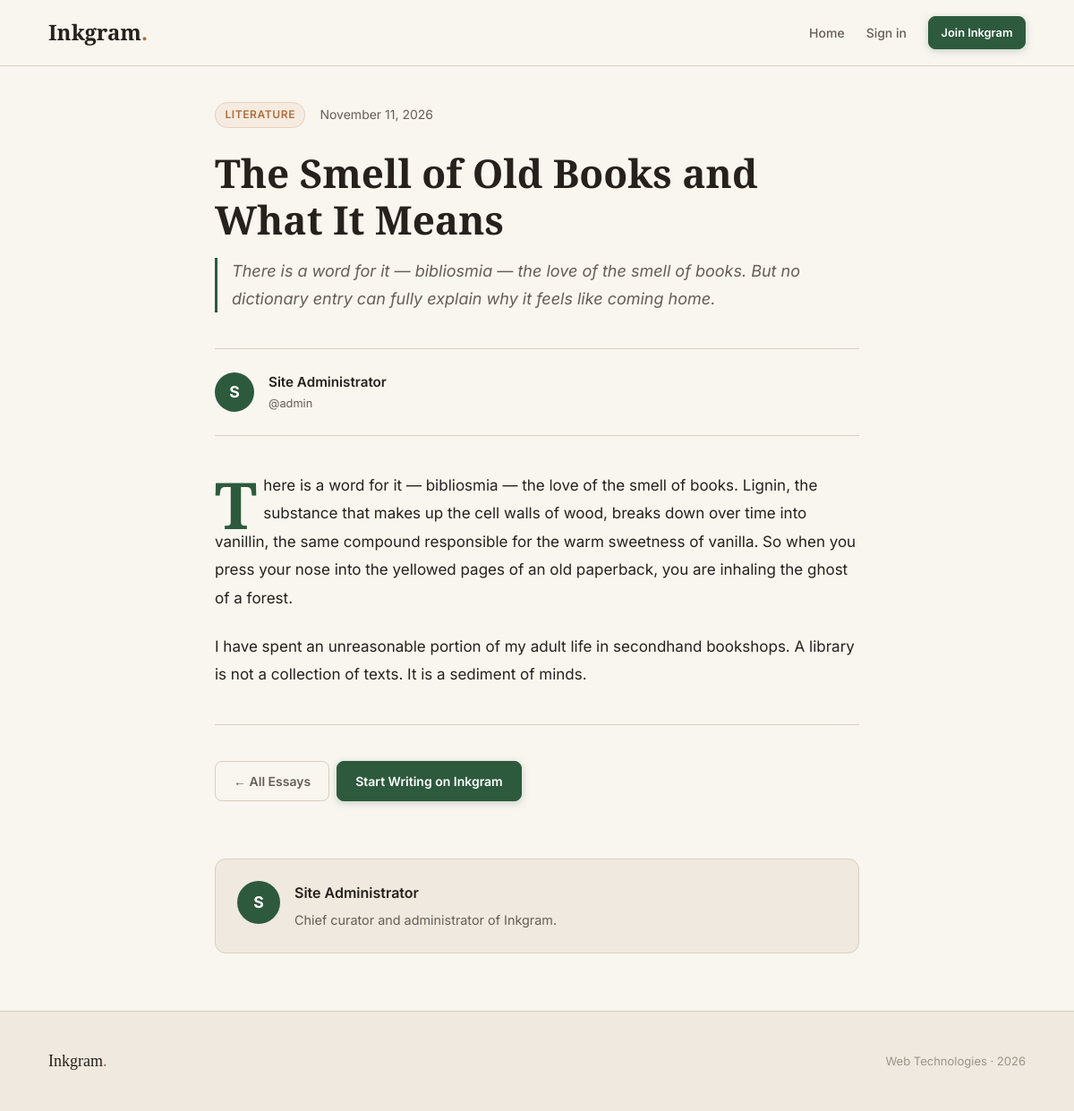
Screenshot of /view_post.php?slug=smell-of-old-books with the database file from the repository.
### tables this page shows
CREATE TABLE IF NOT EXISTS posts (
  id INT(11) NOT NULL AUTO_INCREMENT,
  user_id INT(11) NOT NULL,
  category_id INT(11) DEFAULT NULL,
  title VARCHAR(255) NOT NULL,
  slug VARCHAR(255) NOT NULL UNIQUE,
  excerpt TEXT DEFAULT NULL,
  content LONGTEXT NOT NULL,
  created_at DATETIME NOT NULL DEFAULT CURRENT_TIMESTAMP,
  updated_at DATETIME NOT NULL DEFAULT CURRENT_TIMESTAMP ON UPDATE CURRENT_TIMESTAMP,
  PRIMARY KEY (id),
  FOREIGN KEY (user_id) REFERENCES users(id) ON DELETE CASCADE,
  FOREIGN KEY (category_id) REFERENCES categories(id) ON DELETE SET NULL
);

CREATE TABLE IF NOT EXISTS categories (
  id INT(11) NOT NULL AUTO_INCREMENT,
  name VARCHAR(50) NOT NULL UNIQUE,
  slug VARCHAR(50) NOT NULL UNIQUE,
  PRIMARY KEY (id)
);

CREATE TABLE IF NOT EXISTS users (
  id INT(11) NOT NULL AUTO_INCREMENT,
  username VARCHAR(50) NOT NULL UNIQUE,
  password VARCHAR(255) NOT NULL,
  full_name VARCHAR(100) NOT NULL,
  role ENUM('user','admin') NOT NULL DEFAULT 'user',
  bio TEXT DEFAULT NULL,
  created_at DATETIME NOT NULL DEFAULT CURRENT_TIMESTAMP,
  PRIMARY KEY (id)
);

### config.php (called while the page is built, shortened)
<?php
function is_logged_in() { return isset($_SESSION['user_id']); }
function is_admin() { return is_logged_in() && ($_SESSION['role'] ?? '') === 'admin'; }
function e($s) { return htmlspecialchars($s, ENT_QUOTES | ENT_SUBSTITUTE, 'UTF-8'); }
function fmt_date($d) { return date('F j, Y', strtotime($d)); }

### view_post.php (the view, shortened to what this page needs)
<?php
require_once 'config.php';
$slug = trim($_GET['slug'] ?? '');
$st=$conn->prepare("SELECT p.*,u.full_name,u.username,u.bio AS author_bio,c.name AS cat FROM posts p JOIN users u ON u.id=p.user_id LEFT JOIN categories c ON c.id=p.category_id WHERE p.slug=? LIMIT 1");
$st->bind_param('s',$slug); $st->execute();
$post=$st->get_result()->fetch_assoc(); $st->close();
    $page_title='Not Found'; require 'header.php'; ?>
    <?php require 'footer.php'; exit;
$owner = is_logged_in() && $_SESSION['user_id'] == $post['user_id'];
require 'header.php';
?>
<div class="container">
  <article class="single-post">
    <div class="single-post__eyebrow">
      <?php if($post['cat']): ?><a href="index.php?category=<?= urlencode($post['cat']) ?>" class="tag"><?= e($post['cat']) ?></a><?php endif; ?>
      <span class="text-muted text-sm"><?= fmt_date($post['created_at']) ?></span>
    </div>
    <h1 class="single-post__title"><?= e($post['title']) ?></h1>
    <?php if($post['excerpt']): ?><p class="single-post__excerpt"><?= e($post['excerpt']) ?></p><?php endif; ?>
    <div class="single-post__byline">
      <div style="width:44px;height:44px;border-radius:50%;background:var(--clr-accent);color:#fff;display:flex;align-items:center;justify-content:center;font-weight:700;font-size:1.1rem;flex-shrink:0">
        <?= strtoupper($post['full_name'][0]) ?>
      </div>
      <div>
        <p style="font-weight:600;font-size:.95rem;margin:0"><?= e($post['full_name']) ?></p>
        <p style="font-size:.8rem;color:var(--clr-muted);margin:0">@<?= e($post['username']) ?></p>
      </div>
    </div>
    <div class="single-post__content" id="post-body">
      <?php foreach(array_filter(array_map('trim',explode("\n\n",$post['content']))) as $para): ?>
        <p><?= nl2br(e($para)) ?></p>
      <?php endforeach; ?>
    </div>
    <div class="post-actions">
      <a href="index.php" class="btn btn-ghost">← All Essays</a>
      <?php if($owner || is_admin()): ?>
        <a href="edit_post.php?id=<?= $post['id'] ?>" class="btn btn-ghost">Edit</a>
        <form method="POST" action="delete_post.php" onsubmit="return confirm('Permanently delete this essay?')">
          <?= csrf_field() ?>
          <input type="hidden" name="post_id" value="<?= $post['id'] ?>">
          <button type="submit" class="btn btn-danger">Delete</button>
        </form>
      <?php elseif(!is_logged_in()): ?>
        <a href="register.php" class="btn btn-primary">Start Writing on Inkgram</a>
      <?php endif; ?>
    </div>
  </article>
  <?php if($post['author_bio']): ?>
  <div style="max-width:720px;margin:0 auto 4rem;background:var(--clr-surface);border:1px solid var(--clr-border);border-radius:var(--radius-lg);padding:1.5rem;display:flex;gap:1rem;align-items:flex-start">
    <div style="width:48px;height:48px;border-radius:50%;background:var(--clr-accent);color:#fff;display:flex;align-items:center;justify-content:center;font-weight:700;font-size:1.1rem;flex-shrink:0"><?= strtoupper($post['full_name'][0]) ?></div>
    <div>
      <p style="font-weight:600;margin-bottom:.25rem"><?= e($post['full_name']) ?></p>
      <p style="color:var(--clr-muted);font-size:.9rem;margin:0"><?= e($post['author_bio']) ?></p>
    </div>
  </div>
  <?php endif; ?>
</div>
<?php require 'footer.php'; ?>

### style.css (style rules this page uses)
:root { --clr-bg: #F9F6F0; --clr-surface: #EFE9DF; --clr-border: #D8CFBF; --clr-border-dark: #C4BAA8; --clr-text: #26211C; --clr-muted: #655E55; --clr-placeholder: #9E9387; --clr-accent: #2D5A3D; --clr-accent-h: #1E3F2A; --clr-accent-lt: #E8F0EB; --clr-tag: #B26E3B; --clr-tag-bg: #F5EBE0; --clr-err: #8B3A3A; --clr-err-bg: #F9ECEC; --font-serif: 'Playfair Display', Georgia, serif; --font-sans: 'Inter', system-ui, sans-serif; --radius-sm: 4px; --radius-md: 8px; --radius-lg: 12px; --radius-pill: 999px; --shadow-sm: 0 1px 3px rgba(38, 33, 28, .08); --shadow-md: 0 4px 12px rgba(38, 33, 28, .1); --shadow-lg: 0 12px 32px rgba(38, 33, 28, .14); --ease: cubic-bezier(.4, 0, .2, 1); }
*, *::before, *::after { box-sizing: border-box; margin: 0; padding: 0 }
body { background: var(--clr-bg); color: var(--clr-text); font-family: var(--font-sans); font-size: 1rem; line-height: 1.7; min-height: 100vh; display: flex; flex-direction: column }
a { color: var(--clr-accent); text-decoration: none; transition: color 150ms var(--ease) }
h1, h2, h3, h4, h5 { font-family: var(--font-serif); font-weight: 700; line-height: 1.25; color: var(--clr-text) }
p { margin-bottom: 1rem }
p:last-child { margin-bottom: 0 }
.container { width: 100%; max-width: 1140px; margin-inline: auto; padding-inline: 1.5rem }
.btn { display: inline-flex; align-items: center; gap: .5rem; padding: .6rem 1.25rem; border-radius: var(--radius-md); font-family: var(--font-sans); font-size: .875rem; font-weight: 600; cursor: pointer; border: 1px solid transparent; transition: 150ms var(--ease); text-decoration: none; white-space: nowrap }
.btn-primary, a.btn-primary, .site-nav__links a.btn-primary { background: var(--clr-accent); color: #fff !important; border-color: var(--clr-accent); box-shadow: 0 2px 8px rgba(45, 90, 61, .25) }
.btn-ghost { background: transparent; color: var(--clr-muted); border-color: var(--clr-border) }
.tag { display: inline-block; background: var(--clr-tag-bg); color: var(--clr-tag); font-size: .75rem; font-weight: 600; letter-spacing: .05em; text-transform: uppercase; padding: .2rem .65rem; border-radius: var(--radius-pill); border: 1px solid rgba(178, 110, 59, .2); white-space: nowrap }
.single-post { max-width: 720px; margin: 0 auto; padding: 2.5rem 0 4rem }
.single-post__eyebrow { display: flex; align-items: center; gap: 1rem; margin-bottom: 1.5rem; flex-wrap: wrap }
.single-post__title { font-family: var(--font-serif); font-size: clamp(1.75rem, 4vw, 2.75rem); line-height: 1.2; margin-bottom: 1rem }
.single-post__excerpt { font-size: 1.125rem; color: var(--clr-muted); font-style: italic; border-left: 3px solid var(--clr-accent); padding-left: 1rem; margin-bottom: 2.5rem; line-height: 1.7 }
.single-post__byline { display: flex; align-items: center; gap: 1rem; padding: 1.5rem 0; border-top: 1px solid var(--clr-border); border-bottom: 1px solid var(--clr-border); margin-bottom: 2.5rem }
.single-post__content { font-size: 1.0625rem; line-height: 1.85 }
.single-post__content p { margin-bottom: 1.4rem }
.post-actions { display: flex; gap: .5rem; align-items: center; margin-top: 2.5rem; padding-top: 2.5rem; border-top: 1px solid var(--clr-border); flex-wrap: wrap }
.text-muted { color: var(--clr-muted) }
.text-sm { font-size: .875rem }
.single-post__content>p:first-of-type::first-letter { font-family: var(--font-serif); font-size: 4.5rem; font-weight: 700; float: left; line-height: .75; margin-right: .1em; margin-top: .12em; color: var(--clr-accent) }

### rows the page displays
posts: category.name "LITERATURE", created_at "November 11, 2026", title "The Smell of Old Books and What It Means", excerpt "There is a word for it — bibliosmia — the love of the smell of books. But no dictionary entry can fully explain why it feels like coming home.", user.full_name "S", user.full_name "Site Administrator", user.username "admin", content "There is a word for it — bibliosmia — the love of the smell of books. Lignin, the substance that makes up the cell walls of wood, breaks down over time into vanillin, the same compound responsible for the warm sweetness of vanilla. So when you press your nose into the yellowed pages of an old paperback, you are inhaling the ghost of a forest.", content "I have spent an unreasonable portion of my adult life in secondhand bookshops. A library is not a collection of texts. It is a sediment of minds.", user.bio "Chief curator and administrator of Inkgram."
